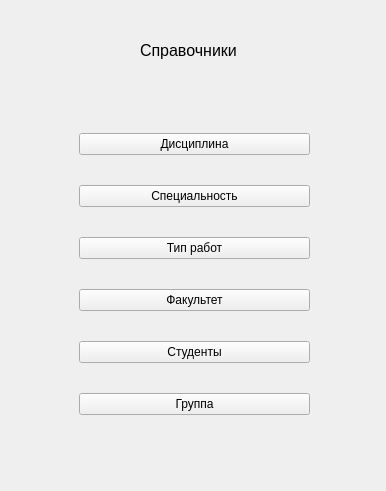
<?xml version="1.0" encoding="UTF-8"?>
<ui version="4.0">
 <class>Spravochniki</class>
 <widget class="QWidget" name="Spravochniki">
  <property name="geometry">
   <rect>
    <x>0</x>
    <y>0</y>
    <width>386</width>
    <height>491</height>
   </rect>
  </property>
  <property name="windowTitle">
   <string>Form</string>
  </property>
  <widget class="QWidget" name="verticalLayoutWidget">
   <property name="geometry">
    <rect>
     <x>79</x>
     <y>109</y>
     <width>231</width>
     <height>331</height>
    </rect>
   </property>
   <layout class="QVBoxLayout" name="verticalLayout">
    <item>
     <widget class="QPushButton" name="pushButton">
      <property name="text">
       <string>Дисциплина</string>
      </property>
     </widget>
    </item>
    <item>
     <widget class="QPushButton" name="pushButton_2">
      <property name="text">
       <string>Специальность</string>
      </property>
     </widget>
    </item>
    <item>
     <widget class="QPushButton" name="pushButton_3">
      <property name="text">
       <string>Тип работ</string>
      </property>
     </widget>
    </item>
    <item>
     <widget class="QPushButton" name="pushButton_4">
      <property name="text">
       <string>Факультет</string>
      </property>
     </widget>
    </item>
    <item>
     <widget class="QPushButton" name="pushButton_5">
      <property name="text">
       <string>Студенты</string>
      </property>
     </widget>
    </item>
    <item>
     <widget class="QPushButton" name="pushButton_6">
      <property name="text">
       <string>Группа</string>
      </property>
     </widget>
    </item>
   </layout>
  </widget>
  <widget class="QLabel" name="label">
   <property name="geometry">
    <rect>
     <x>140</x>
     <y>40</y>
     <width>121</width>
     <height>21</height>
    </rect>
   </property>
   <property name="font">
    <font>
     <pointsize>12</pointsize>
    </font>
   </property>
   <property name="text">
    <string>Справочники</string>
   </property>
  </widget>
 </widget>
 <resources/>
 <connections/>
</ui>
